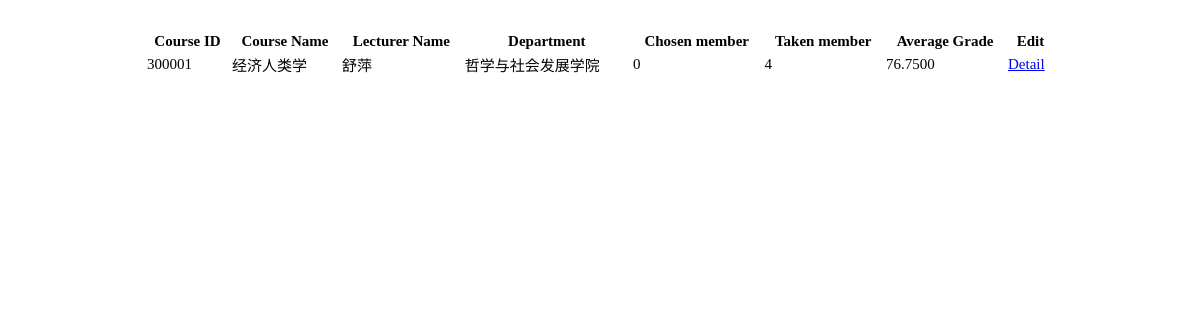
The app's page /admin/fun/classStatistic.php?cid=300001 with its own data.
### tables this page shows
CREATE TABLE `course` (
  `cid` char(6) DEFAULT NULL,
  `cname` varchar(15) DEFAULT NULL,
  `credit` decimal(2,1) DEFAULT NULL,
  `cadd` varchar(20) DEFAULT NULL,
  `did` char(2) DEFAULT NULL,
  `tname` varchar(15) DEFAULT NULL
);

### admin/fun/classStatistic.php (the view, shortened to what this page needs)
<!DOCTYPE html>
<html lang="en">
<head>
    <link rel="stylesheet" type="text/css" href="../css/fun.css">
</head>
<body>
<table>
    <tr>
        <th>Course ID</th>
        <th>Course Name</th>
        <th>Lecturer Name</th>
        <th>Department</th>
        <th>Chosen member</th>
        <th>Taken member</th>
        <th>Average Grade</th>
        <th>Edit</th>
    </tr>
    <?php
    require_once("../../config/database.php");
    $com="select * from course left join (select did,dname from department)as v1 on course.did=v1.did left join
(select cid,count(sid) as taking from student_course natural join course where score is null group by cid) as v2 on course.cid=v2.cid left join
(select cid,count(sid) as finished ,avg(score) as avg_score from student_course natural join course where score is not null group by cid) as v3 on course.cid=v3.cid  where 1=1" ;
    if($_GET['cid']){
        $com=$com." and course.cid like '%".$_GET['cid']."%'";
    }
    $result=mysqli_query($db,$com);
    if($result){
        while($row=mysqli_fetch_object($result)){
            ?>
            <tr>
                <td><?php echo $row->cid ?></td>
                <td><?php echo $row->cname ?></td>
                <td><?php echo $row->tname ?></td>
                <td><?php echo $row->dname ?></td>
                <td><?php if($row->taking==0)echo "0";else echo $row->taking ?></td>
                <td><?php if($row->finished==0)echo "0";else echo $row->finished ?></td>
                <td><?php echo $row->avg_score ?></td>
                <td><a href="getClassScore.php?cid=<?php echo $row->cid ?>">Detail</a></td>
            </tr>
            <?php
        }
    }
    ?>
</table>
</body>
</html>

### admin/css/fun.css (style rules this page uses)
body { margin: 30px; }
table { width:80%; margin: 0 auto; font-size: 15px; }

### records on screen
course: cid "300001", cname "经济人类学", tname "舒萍", dname "哲学与社会发展学院", finished "4", avg_score "76.7500"
